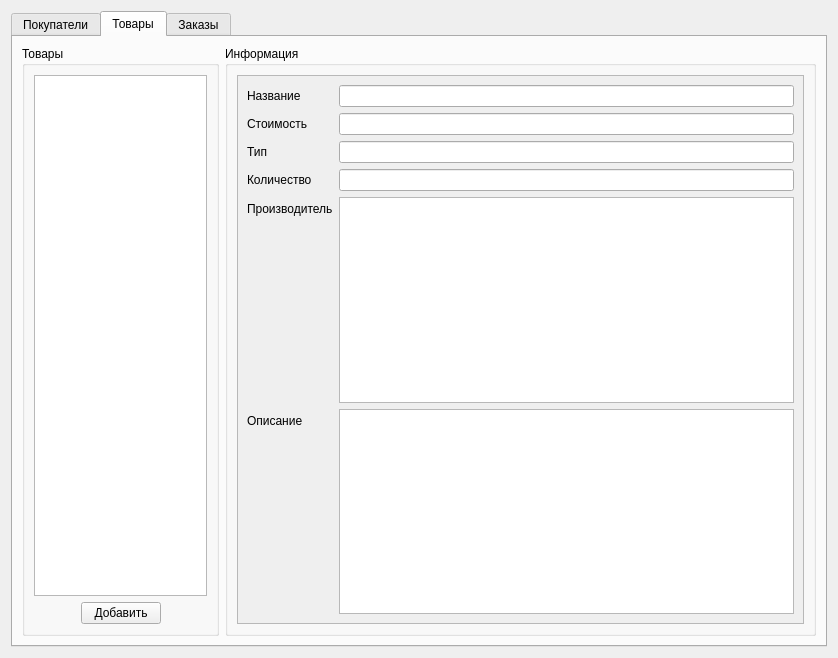
<?xml version="1.0" encoding="UTF-8"?>
<ui version="4.0">
 <class>EmployeePanel</class>
 <widget class="QWidget" name="EmployeePanel">
  <property name="geometry">
   <rect>
    <x>0</x>
    <y>0</y>
    <width>838</width>
    <height>658</height>
   </rect>
  </property>
  <property name="windowTitle">
   <string>Form</string>
  </property>
  <layout class="QHBoxLayout" name="horizontalLayout">
   <item>
    <widget class="QTabWidget" name="tabWidget">
     <property name="currentIndex">
      <number>1</number>
     </property>
     <widget class="QWidget" name="tab">
      <attribute name="title">
       <string>Покупатели</string>
      </attribute>
      <layout class="QVBoxLayout" name="verticalLayout_12">
       <item>
        <layout class="QHBoxLayout" name="horizontalLayout_5">
         <item>
          <widget class="QTableView" name="customers_view"/>
         </item>
         <item>
          <layout class="QVBoxLayout" name="verticalLayout_9">
           <property name="leftMargin">
            <number>10</number>
           </property>
           <property name="topMargin">
            <number>10</number>
           </property>
           <property name="rightMargin">
            <number>10</number>
           </property>
           <item>
            <widget class="QPushButton" name="update_customers_btn">
             <property name="text">
              <string>Обновить</string>
             </property>
            </widget>
           </item>
           <item>
            <widget class="QPushButton" name="delete_customer_btn">
             <property name="text">
              <string>Удалить</string>
             </property>
            </widget>
           </item>
           <item>
            <spacer name="verticalSpacer">
             <property name="orientation">
              <enum>Qt::Vertical</enum>
             </property>
             <property name="sizeHint" stdset="0">
              <size>
               <width>20</width>
               <height>40</height>
              </size>
             </property>
            </spacer>
           </item>
          </layout>
         </item>
        </layout>
       </item>
       <item>
        <layout class="QVBoxLayout" name="verticalLayout_8">
         <item>
          <layout class="QHBoxLayout" name="horizontalLayout_4">
           <item>
            <layout class="QVBoxLayout" name="verticalLayout">
             <item>
              <widget class="QLabel" name="label_7">
               <property name="text">
                <string>Номер телефона</string>
               </property>
              </widget>
             </item>
             <item>
              <widget class="QLineEdit" name="customer_telephone_le"/>
             </item>
            </layout>
           </item>
           <item>
            <layout class="QVBoxLayout" name="verticalLayout_5">
             <item>
              <widget class="QLabel" name="label_8">
               <property name="text">
                <string>Фамилия</string>
               </property>
              </widget>
             </item>
             <item>
              <widget class="QLineEdit" name="customer_sname_le"/>
             </item>
            </layout>
           </item>
           <item>
            <layout class="QVBoxLayout" name="verticalLayout_6">
             <item>
              <widget class="QLabel" name="label_9">
               <property name="text">
                <string>Имя</string>
               </property>
              </widget>
             </item>
             <item>
              <widget class="QLineEdit" name="customer_name_le"/>
             </item>
            </layout>
           </item>
           <item>
            <layout class="QVBoxLayout" name="verticalLayout_7">
             <item>
              <widget class="QLabel" name="label_10">
               <property name="text">
                <string>Отчество</string>
               </property>
              </widget>
             </item>
             <item>
              <widget class="QLineEdit" name="customer_pname_le"/>
             </item>
            </layout>
           </item>
          </layout>
         </item>
         <item>
          <layout class="QHBoxLayout" name="horizontalLayout_3">
           <item>
            <widget class="QPushButton" name="create_customer_btn">
             <property name="text">
              <string>Создать</string>
             </property>
            </widget>
           </item>
           <item>
            <spacer name="horizontalSpacer">
             <property name="orientation">
              <enum>Qt::Horizontal</enum>
             </property>
             <property name="sizeHint" stdset="0">
              <size>
               <width>40</width>
               <height>20</height>
              </size>
             </property>
            </spacer>
           </item>
          </layout>
         </item>
        </layout>
       </item>
      </layout>
     </widget>
     <widget class="QWidget" name="tab_2">
      <attribute name="title">
       <string>Товары</string>
      </attribute>
      <layout class="QHBoxLayout" name="horizontalLayout_2">
       <item>
        <widget class="QGroupBox" name="groupBox">
         <property name="sizePolicy">
          <sizepolicy hsizetype="Preferred" vsizetype="Preferred">
           <horstretch>1</horstretch>
           <verstretch>0</verstretch>
          </sizepolicy>
         </property>
         <property name="title">
          <string>Товары</string>
         </property>
         <layout class="QVBoxLayout" name="verticalLayout_2">
          <item>
           <widget class="QListView" name="listView"/>
          </item>
          <item>
           <layout class="QHBoxLayout" name="horizontalLayout_6">
            <item>
             <spacer name="horizontalSpacer_2">
              <property name="orientation">
               <enum>Qt::Horizontal</enum>
              </property>
              <property name="sizeHint" stdset="0">
               <size>
                <width>40</width>
                <height>20</height>
               </size>
              </property>
             </spacer>
            </item>
            <item>
             <widget class="QPushButton" name="pushButton_2">
              <property name="text">
               <string>Добавить</string>
              </property>
             </widget>
            </item>
            <item>
             <spacer name="horizontalSpacer_3">
              <property name="orientation">
               <enum>Qt::Horizontal</enum>
              </property>
              <property name="sizeHint" stdset="0">
               <size>
                <width>40</width>
                <height>20</height>
               </size>
              </property>
             </spacer>
            </item>
           </layout>
          </item>
         </layout>
        </widget>
       </item>
       <item>
        <widget class="QGroupBox" name="groupBox_2">
         <property name="sizePolicy">
          <sizepolicy hsizetype="Preferred" vsizetype="Preferred">
           <horstretch>3</horstretch>
           <verstretch>0</verstretch>
          </sizepolicy>
         </property>
         <property name="title">
          <string>Информация</string>
         </property>
         <layout class="QVBoxLayout" name="verticalLayout_3">
          <item>
           <widget class="QScrollArea" name="scrollArea">
            <property name="widgetResizable">
             <bool>true</bool>
            </property>
            <widget class="QWidget" name="scrollAreaWidgetContents">
             <property name="geometry">
              <rect>
               <x>0</x>
               <y>0</y>
               <width>568</width>
               <height>545</height>
              </rect>
             </property>
             <layout class="QVBoxLayout" name="verticalLayout_4">
              <item>
               <layout class="QFormLayout" name="formLayout_2">
                <item row="0" column="0">
                 <widget class="QLabel" name="label">
                  <property name="text">
                   <string>Название</string>
                  </property>
                 </widget>
                </item>
                <item row="0" column="1">
                 <widget class="QLineEdit" name="lineEdit">
                  <property name="readOnly">
                   <bool>true</bool>
                  </property>
                 </widget>
                </item>
                <item row="1" column="0">
                 <widget class="QLabel" name="label_2">
                  <property name="text">
                   <string>Стоимость</string>
                  </property>
                 </widget>
                </item>
                <item row="1" column="1">
                 <widget class="QLineEdit" name="lineEdit_2">
                  <property name="readOnly">
                   <bool>true</bool>
                  </property>
                 </widget>
                </item>
                <item row="2" column="0">
                 <widget class="QLabel" name="label_5">
                  <property name="text">
                   <string>Тип</string>
                  </property>
                 </widget>
                </item>
                <item row="2" column="1">
                 <widget class="QLineEdit" name="lineEdit_3">
                  <property name="readOnly">
                   <bool>true</bool>
                  </property>
                 </widget>
                </item>
                <item row="3" column="0">
                 <widget class="QLabel" name="label_3">
                  <property name="text">
                   <string>Количество</string>
                  </property>
                 </widget>
                </item>
                <item row="3" column="1">
                 <widget class="QLineEdit" name="lineEdit_4">
                  <property name="readOnly">
                   <bool>true</bool>
                  </property>
                 </widget>
                </item>
                <item row="4" column="0">
                 <widget class="QLabel" name="label_4">
                  <property name="text">
                   <string>Производитель</string>
                  </property>
                 </widget>
                </item>
                <item row="5" column="0">
                 <widget class="QLabel" name="label_6">
                  <property name="text">
                   <string>Описание</string>
                  </property>
                 </widget>
                </item>
                <item row="4" column="1">
                 <widget class="QPlainTextEdit" name="plainTextEdit">
                  <property name="readOnly">
                   <bool>true</bool>
                  </property>
                 </widget>
                </item>
                <item row="5" column="1">
                 <widget class="QPlainTextEdit" name="plainTextEdit_2">
                  <property name="readOnly">
                   <bool>true</bool>
                  </property>
                 </widget>
                </item>
               </layout>
              </item>
             </layout>
            </widget>
           </widget>
          </item>
         </layout>
        </widget>
       </item>
      </layout>
     </widget>
     <widget class="QWidget" name="tab_3">
      <attribute name="title">
       <string>Заказы</string>
      </attribute>
      <layout class="QHBoxLayout" name="horizontalLayout_12">
       <item>
        <widget class="QGroupBox" name="groupBox_3">
         <property name="sizePolicy">
          <sizepolicy hsizetype="Preferred" vsizetype="Preferred">
           <horstretch>1</horstretch>
           <verstretch>0</verstretch>
          </sizepolicy>
         </property>
         <property name="title">
          <string>Заказы</string>
         </property>
         <layout class="QVBoxLayout" name="verticalLayout_10">
          <item>
           <widget class="QListView" name="listView_2"/>
          </item>
          <item>
           <layout class="QHBoxLayout" name="horizontalLayout_7">
            <item>
             <spacer name="horizontalSpacer_4">
              <property name="orientation">
               <enum>Qt::Horizontal</enum>
              </property>
              <property name="sizeHint" stdset="0">
               <size>
                <width>40</width>
                <height>20</height>
               </size>
              </property>
             </spacer>
            </item>
            <item>
             <widget class="QPushButton" name="pushButton_3">
              <property name="text">
               <string>Добавить</string>
              </property>
             </widget>
            </item>
            <item>
             <spacer name="horizontalSpacer_5">
              <property name="orientation">
               <enum>Qt::Horizontal</enum>
              </property>
              <property name="sizeHint" stdset="0">
               <size>
                <width>40</width>
                <height>20</height>
               </size>
              </property>
             </spacer>
            </item>
           </layout>
          </item>
         </layout>
        </widget>
       </item>
       <item>
        <widget class="QGroupBox" name="groupBox_4">
         <property name="sizePolicy">
          <sizepolicy hsizetype="Preferred" vsizetype="Preferred">
           <horstretch>3</horstretch>
           <verstretch>0</verstretch>
          </sizepolicy>
         </property>
         <property name="title">
          <string>Информация</string>
         </property>
         <layout class="QHBoxLayout" name="horizontalLayout_9">
          <item>
           <widget class="QScrollArea" name="scrollArea_2">
            <property name="widgetResizable">
             <bool>true</bool>
            </property>
            <widget class="QWidget" name="scrollAreaWidgetContents_2">
             <property name="geometry">
              <rect>
               <x>0</x>
               <y>0</y>
               <width>568</width>
               <height>545</height>
              </rect>
             </property>
             <layout class="QHBoxLayout" name="horizontalLayout_10">
              <item>
               <layout class="QVBoxLayout" name="verticalLayout_11">
                <item>
                 <layout class="QFormLayout" name="formLayout">
                  <item row="0" column="0">
                   <widget class="QLabel" name="label_11">
                    <property name="text">
                     <string>Id заказа</string>
                    </property>
                   </widget>
                  </item>
                  <item row="0" column="1">
                   <widget class="QLineEdit" name="lineEdit_9">
                    <property name="readOnly">
                     <bool>true</bool>
                    </property>
                   </widget>
                  </item>
                  <item row="1" column="0">
                   <widget class="QLabel" name="label_12">
                    <property name="text">
                     <string>Дата заказа</string>
                    </property>
                   </widget>
                  </item>
                  <item row="1" column="1">
                   <widget class="QLineEdit" name="lineEdit_10">
                    <property name="readOnly">
                     <bool>true</bool>
                    </property>
                   </widget>
                  </item>
                  <item row="2" column="0">
                   <widget class="QLabel" name="label_13">
                    <property name="text">
                     <string>Дата завершения</string>
                    </property>
                   </widget>
                  </item>
                  <item row="2" column="1">
                   <widget class="QLineEdit" name="lineEdit_11">
                    <property name="readOnly">
                     <bool>true</bool>
                    </property>
                   </widget>
                  </item>
                  <item row="3" column="0">
                   <widget class="QLabel" name="label_14">
                    <property name="text">
                     <string>Дата закрытия</string>
                    </property>
                   </widget>
                  </item>
                  <item row="3" column="1">
                   <widget class="QLineEdit" name="lineEdit_12">
                    <property name="readOnly">
                     <bool>true</bool>
                    </property>
                   </widget>
                  </item>
                  <item row="4" column="0">
                   <widget class="QLabel" name="label_15">
                    <property name="text">
                     <string>Номер заказчика</string>
                    </property>
                   </widget>
                  </item>
                  <item row="4" column="1">
                   <widget class="QLineEdit" name="lineEdit_13">
                    <property name="readOnly">
                     <bool>true</bool>
                    </property>
                   </widget>
                  </item>
                 </layout>
                </item>
                <item>
                 <widget class="QGroupBox" name="groupBox_5">
                  <property name="title">
                   <string>Товары</string>
                  </property>
                  <layout class="QHBoxLayout" name="horizontalLayout_11">
                   <item>
                    <layout class="QHBoxLayout" name="horizontalLayout_8">
                     <item>
                      <widget class="QListView" name="listView_3">
                       <property name="sizePolicy">
                        <sizepolicy hsizetype="Expanding" vsizetype="Expanding">
                         <horstretch>0</horstretch>
                         <verstretch>0</verstretch>
                        </sizepolicy>
                       </property>
                      </widget>
                     </item>
                     <item>
                      <spacer name="horizontalSpacer_6">
                       <property name="orientation">
                        <enum>Qt::Horizontal</enum>
                       </property>
                       <property name="sizeHint" stdset="0">
                        <size>
                         <width>40</width>
                         <height>20</height>
                        </size>
                       </property>
                      </spacer>
                     </item>
                    </layout>
                   </item>
                  </layout>
                 </widget>
                </item>
               </layout>
              </item>
             </layout>
            </widget>
           </widget>
          </item>
         </layout>
        </widget>
       </item>
      </layout>
     </widget>
    </widget>
   </item>
  </layout>
 </widget>
 <resources/>
 <connections/>
</ui>
